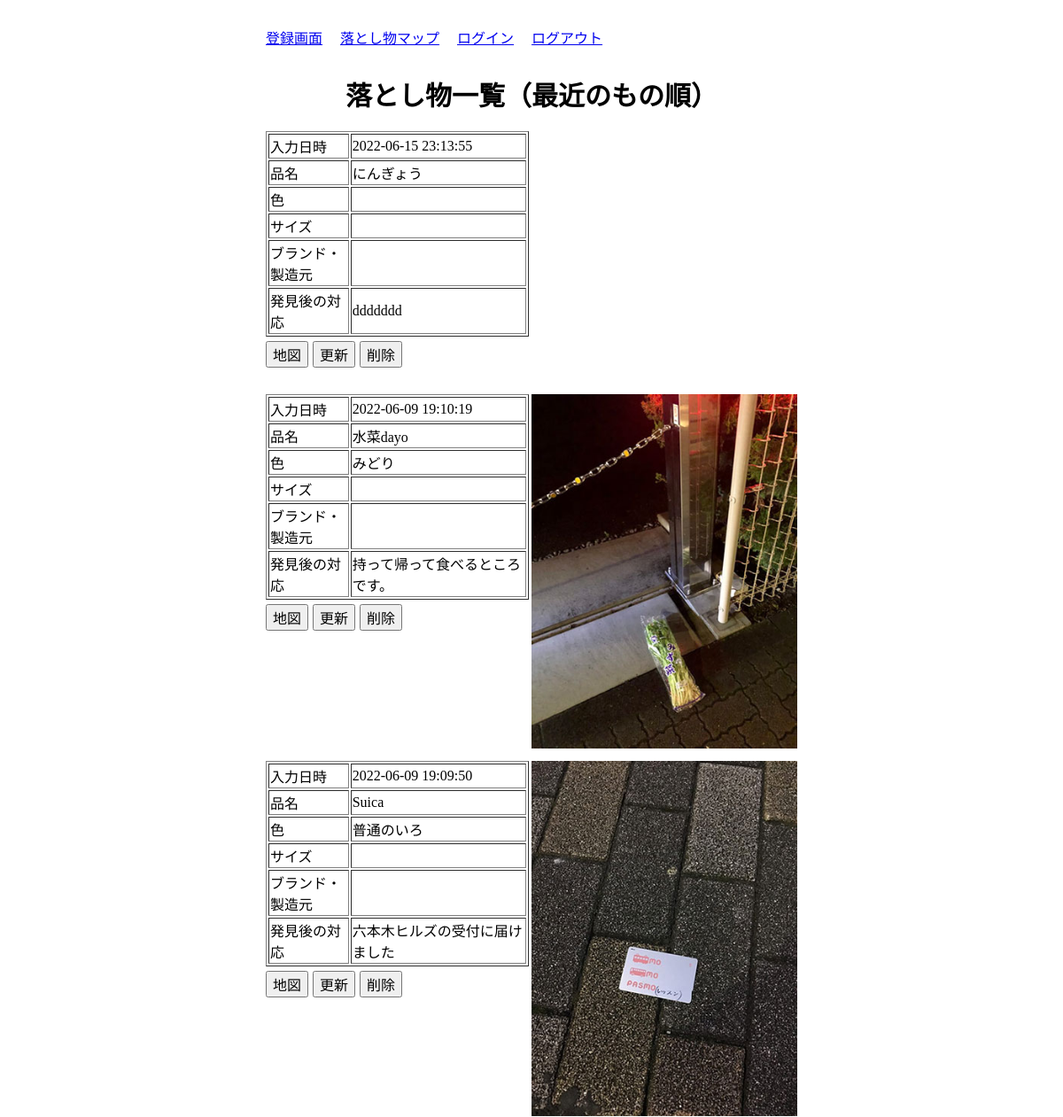
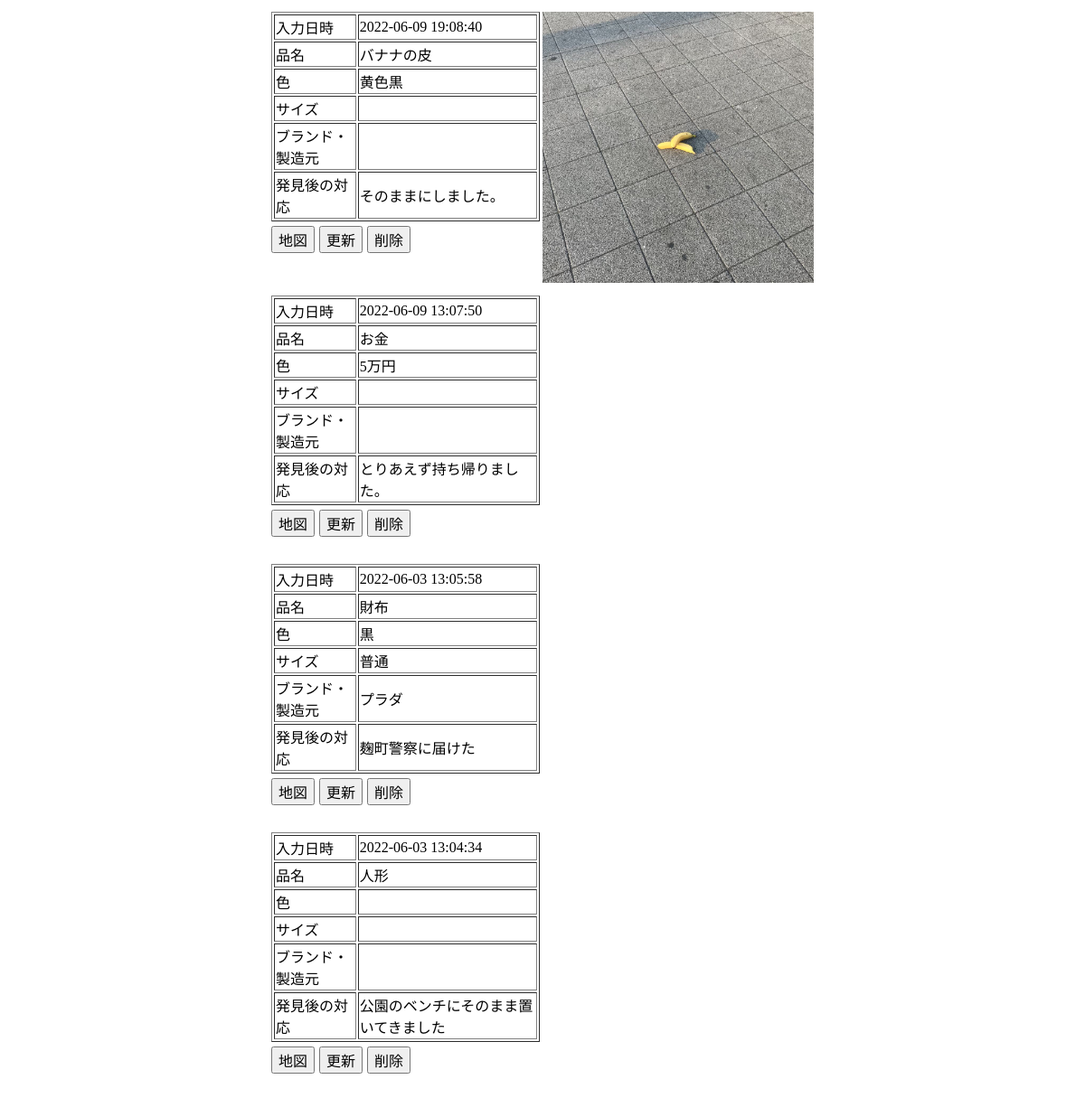
Page /list.php on the committed database (2 pictures, top to bottom).
### tables this page shows
CREATE TABLE `otoshimono_table` (
  `id` int(12) NOT NULL,
  `file_name` varchar(255) NOT NULL,
  `file_path` varchar(255) NOT NULL,
  `hinmei` varchar(255) NOT NULL,
  `color` varchar(255) NOT NULL,
  `size` varchar(255) NOT NULL,
  `brand` varchar(255) NOT NULL,
  `description` varchar(255) NOT NULL,
  `insert_date` datetime NOT NULL DEFAULT CURRENT_TIMESTAMP,
  `update_date` datetime NOT NULL DEFAULT CURRENT_TIMESTAMP ON UPDATE CURRENT_TIMESTAMP,
  `latitude` varchar(255) NOT NULL,
  `longitude` varchar(255) NOT NULL,
  `delete_flag` int(12) NOT NULL,
  `login_id` varchar(255) NOT NULL
);

### dbc.php (called while the page is built, shortened)
<?php
function dbc(){
    try {
        $host = "localhost";
        $dbname = "otoshimono_db";
        $user = "root";
        $pass = "root";
        $dns="mysql:host=$host;dbname=$dbname;charset=utf8";
        $pdo = new PDO($dns, $user, $pass);
    return $pdo;
    } catch (PDOException $e) {
        exit('DB Connection Error:' . $e->getMessage());
    }
}
function getAllFile(){
    $sql = "SELECT * FROM otoshimono_table where delete_flag != 1 ORDER BY id DESC";
    $fileData = dbc()->query($sql);
    return $fileData;
}
function h($s) {
    return htmlspecialchars($s, ENT_QUOTES, "UTF-8");
    }
?>

### list.php (the view, shortened to what this page needs)
<?php
require_once "./dbc.php";
?>
<!DOCTYPE html>
<html lang="ja">
  <head>
    <link rel="stylesheet" href="css/style.css">
  </head>
  <body>
    <header>
        <nav class="navbar">
            <div class="container-fluid">
                <div class="navbar-header"><a class="navbar-brand" href="input_form.php">登録画面</a></div>
                <div class="navbar-header"><a class="navbar-brand" href="all_map.php">落とし物マップ</a></div>
                <div class="navbar-header"><a class="navbar-brand" href="login.php">ログイン</a></div>
                <div class="navbar-header"><a class="navbar-brand" href="logout.php">ログアウト</a></div>
            </div>
        </nav>
    </header>
 <p class="title2">落とし物一覧（最近のもの順）</p>
    <?php $files = getAllFile();
    foreach($files as $file):?>
      <div class="wrap">
        <div class = "text_output">
          <table class ="text_table" border = "1">
            <tr>
            <td width=30%>入力日時</td>
            <td><?php echo h("{$file['insert_date']}"); ?></td>
            </tr>
            <tr>
            <td>品名</td>
            <td><?php echo h("{$file['hinmei']}"); ?></td>
            </tr>
            <tr>
            <td>色</td>
            <td><?php echo h("{$file['color']}"); ?></td>
            </tr>
            <tr>
            <td>サイズ</td>
            <td><?php echo h("{$file['size']}"); ?></td>
            </tr>
            <tr>
            <td>ブランド・製造元</td>
            <td><?php echo h("{$file['brand']}"); ?></td>
            </tr>
            <tr>
            <td>発見後の対応</td>
            <td><?php echo h("{$file['description']}"); ?></td>
            </tr>
          </table>
          <div class="wrap">
              <form enctype="multipart/form-data" action="./map.php" method="post">
                <input type="submit" value="地図" class="btn2"/>
                </form>
              <form enctype="multipart/form-data" action="./update_form.php" method="post">
                <input type="submit" value="更新" class="btn2"/>
              </form>
              <form enctype="multipart/form-data" action="./delete.php" method="post">
                <input type="submit" value="削除" class="btn2"/>
              </form>
          </div>
        </div>
        <div class = "product_image">
          <img src="<?php echo "{$file['file_path']}"; ?>" alt="">
        </div>
      </div>
      <?php endforeach; ?>
  </body>
</html>

### css/style.css (style rules this page uses)
body { padding: 30px; margin: 0 auto; width: 600px; }
.navbar-header { text-align: left; margin-right:20px; }
.container-fluid { width:70%; display:flex; }
button, input, select, textarea, pre, th, td, li, dt, dd { font-family: inherit; font-size: 1rem; }
p { margin-bottom: 0px; }
.btn2 { margin-right:5px; }
img { width:100%; }
.wrap { display:flex; width:100%; margin: 0 0 10px 0; }
.text_output { width:50%; margin-bottom:10px }
.text_table { table-layout: fixed; width: 99%; margin: 0 0 5px 0; }
.text_table td { word-wrap: break-word; }
.product_image { width:50%; }
.title2 { width:100%; font-size: 30px; font-weight: bold; text-align: center; margin-bottom: 20px; }

### rows in the picture
otoshimono_table: insert_date "2022-06-15 23:13:55", hinmei "にんぎょう", description "ddddddd"
otoshimono_table: insert_date "2022-06-09 19:10:19", hinmei "水菜dayo", color "みどり", description "持って帰って食べるところです。", file_path (picture)
otoshimono_table: insert_date "2022-06-09 19:09:50", hinmei "Suica", color "普通のいろ", description "六本木ヒルズの受付に届けました", file_path (picture)
otoshimono_table: insert_date "2022-06-09 19:08:40", hinmei "バナナの皮", color "黄色黒", description "そのままにしました。", file_path (picture)
otoshimono_table: insert_date "2022-06-09 13:07:50", hinmei "お金", color "5万円", description "とりあえず持ち帰りました。"
otoshimono_table: insert_date "2022-06-03 13:05:58", hinmei "財布", color "黒", size "普通", brand "プラダ", description "麹町警察に届けた"
otoshimono_table: insert_date "2022-06-03 13:04:34", hinmei "人形", description "公園のベンチにそのまま置いてきました"
